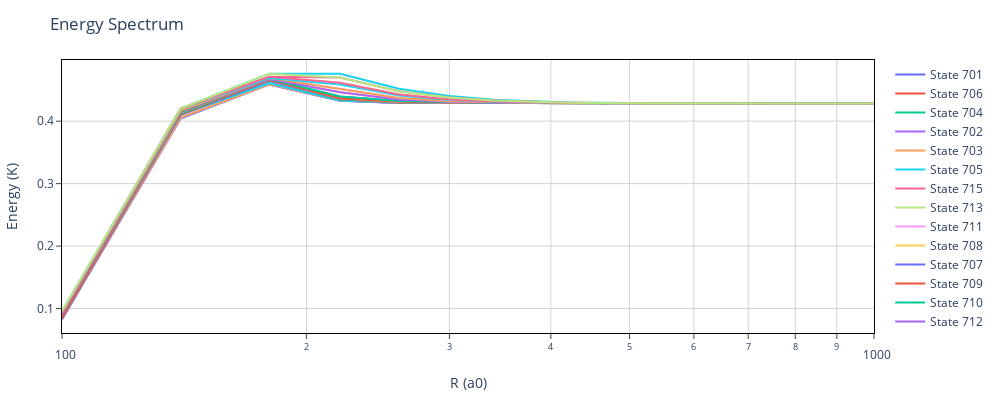

Notebook code cell kept with this figure:
### Markdown cell above
## Demonstrates plot from R scan 
### shows you how to change properties of the plot
### shows you how to include multiple L's

### Code cell
p = plotScan(H, sols_R, stateOI = [nothing, [0, 1.0], [0, 1.0]]) # stateOI = [[mL, L], [mN2, N2], [mN1, N1]]
relayout!(p, xaxis=attr(type= "log"), xaxis_range=[log10(100),log10(1000)])
p
